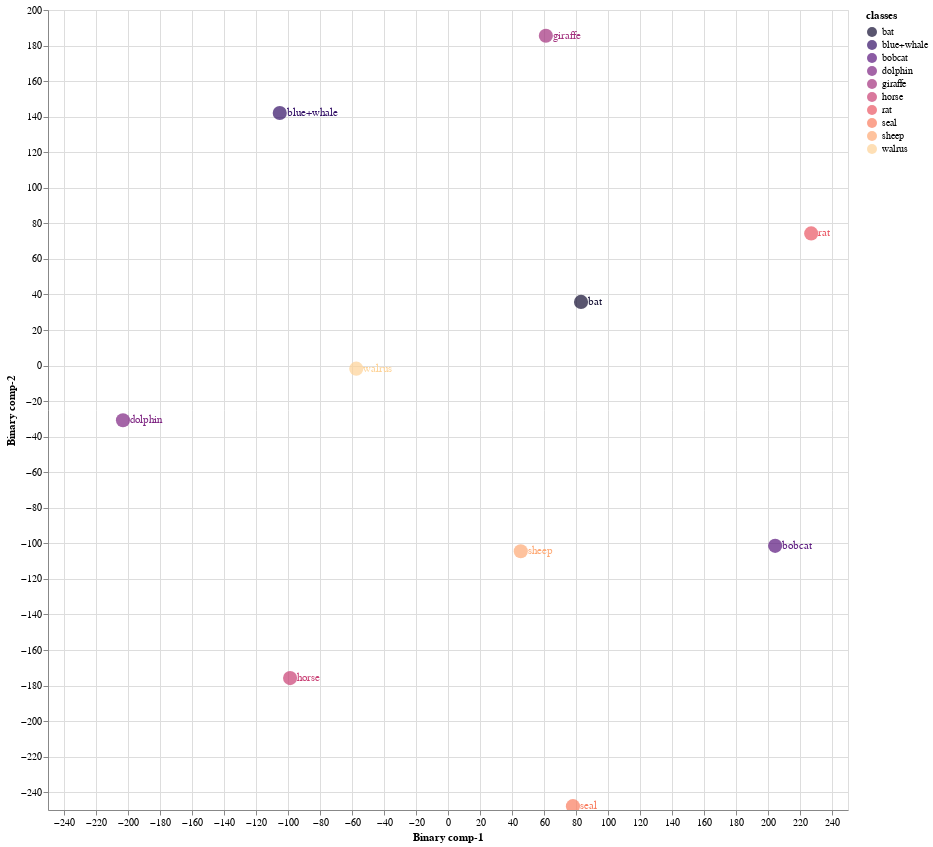
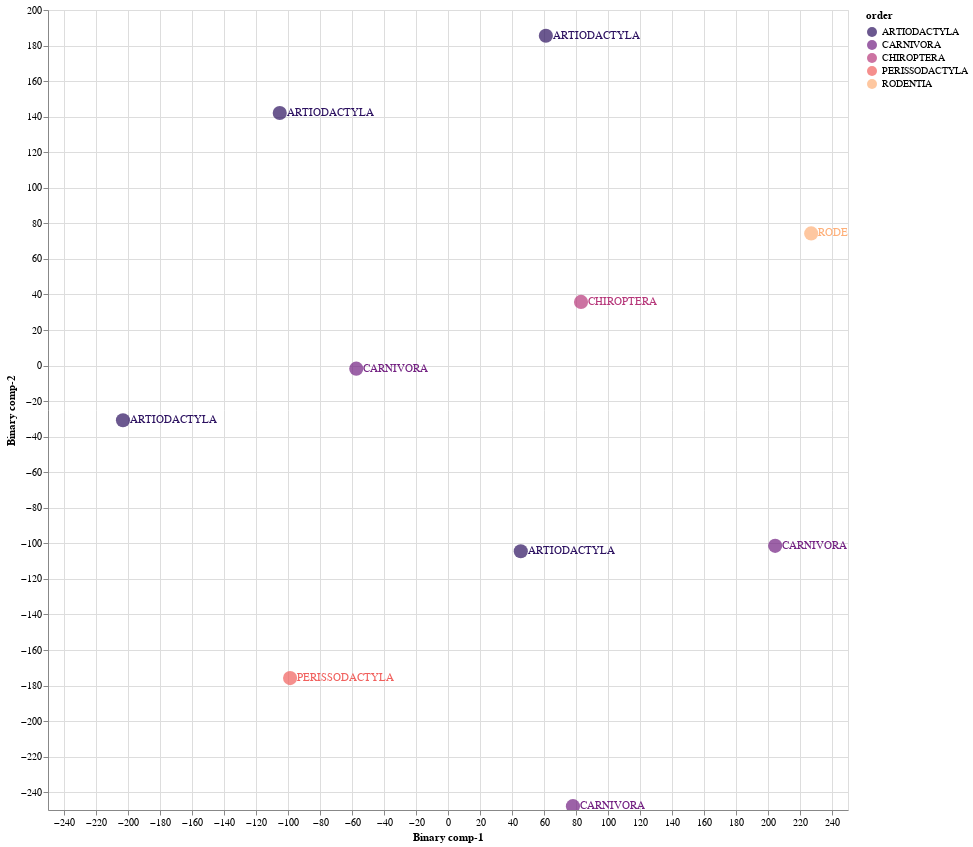

Notebook code for these charts, in order:
### Code cell
Test01 = CZSL(mode = "Test", 
               split = 3, 
               DNN = ProjectionNetwork1, 
               epochs = 10, 
               bs = 35, 
               numunits = 627, 
               lr = 0.010697267529081726, 
               optimiser = nn.Sigmoid(), 
               dropout = 0.2809510785718665, 
               mom = 0.9522309113527292, 
               wd = 0,  
               device = 'cuda', 
               checkpoint = CP_final, 
               pred_type = 'Probabilistic', 
               dist_type = 'cosine')

#mode
#1. "Train" - Use Train Val split
#2. "Test" - For Unseen Test Data

#split
# 1 -Train/Val Split 1
# 2 -Train/Val Split 2
# 3 -Train/Val Split 3

#pred_type
#1. "Probabilistic" - continous real numbers giving probability for prdiction to be 1
#2. "Deterministic" - 1 or 0 prediction values

#dist_type
#1. euclidean
#2. cosine
#3. hamming
#4. jaccard

### Figure 1 — Vega-Lite specification as saved in the notebook (floating-point values rounded to 4 significant figures)
{"config": {"view": {"continuousWidth": 400, "continuousHeight": 300}}, "layer": [{"mark": {"type": "circle", "size": 200}, "encoding": {"color": {"field": "classes", "scale": {"scheme": "Magma"}, "type": "nominal"}, "x": {"field": "Binary comp-1", "type": "quantitative"}, "y": {"field": "Binary comp-2", "type": "quantitative"}}, "height": 800, "selection": {"selector025": {"type": "interval", "bind": "scales", "encodings": ["x", "y"]}}, "width": 800}, {"mark": {"type": "text", "align": "left", "baseline": "middle", "dx": 7}, "encoding": {"color": {"field": "classes", "scale": {"scheme": "Magma"}, "type": "nominal"}, "text": {"field": "classes", "type": "nominal"}, "x": {"field": "Binary comp-1", "type": "quantitative"}, "y": {"field": "Binary comp-2", "type": "quantitative"}}, "height": 800, "width": 800}], "data": {"name": "data-5ae0839ddc2b7a15945627d128e96fd9"}, "$schema": "https://vega.github.io/schema/vega-lite/v4.17.0.json", "datasets": {"data-5ae0839ddc2b7a15945627d128e96fd9": [{"Binary comp-1": -98.7, "Binary comp-2": -175.8, "classes": "horse", "sciName": "Equus_caballus", "animal_label": 7, "animal_class": "horse", "mainCommonName": "Domestic Horse", "otherCommonNames": "Horse|Feral Horse", "class": "Mammalia", "infraclass": "Placentalia", "magnorder": "Boreoeutheria", "superorder": "Laurasiatheria", "order": "PERISSODACTYLA", "suborder": "HIPOMORPHA", "infraorder": null, "parvorder": null, "superfamily": null, "family": "EQUIDAE", "subfamily": null, "tribe": null, "genus": "Equus"}, {"Binary comp-1": -105.2, "Binary comp-2": 142.0, "classes": "blue+whale", "sciName": "Balaenoptera_musculus", "animal_label": 9, "animal_class": "blue+whale", "mainCommonName": "Blue Whale", "otherCommonNames": "Blue Rorqual|Sibbald's Rorqual|Sulphur-bottom Whale|Northern Blue Whale|Pygmy Blue Whale|Antarctic Blue Whale|Southern Blue Whale|Northern Indian Ocean Blue Whale", "class": "Mammalia", "infraclass": "Placentalia", "magnorder": "Boreoeutheria", "superorder": "Laurasiatheria", "order": "ARTIODACTYLA", "suborder": "WHIPPOMORPHA", "infraorder": "CETACEA", "parvorder": "MYSTICETI", "superfamily": null, "family": "BALAENOPTERIDAE", "subfamily": null, "tribe": null, "genus": "Balaenoptera"}, {"Binary comp-1": 45.48, "Binary comp-2": -104.5, "classes": "sheep", "sciName": "Ovis_canadensis", "animal_label": 23, "animal_class": "sheep", "mainCommonName": "Bighorn Sheep", "otherCommonNames": "Mountain Sheep|Audubon Bighorn|California Bighorn|Desert Bighorn Sheep|Rocky Mountain Bighorn Sheep|Nelson's Bighorn Sheep|Mexican, Peninsular Bighorn Sheep|Weems's Bighorn Sheep|Sierra Nevada Bighorn Sheep", "class": "Mammalia", "infraclass": "Placentalia", "magnorder": "Boreoeutheria", "superorder": "Laurasiatheria", "order": "ARTIODACTYLA", "suborder": "RUMINANTIA", "infraorder": "PECORA", "parvorder": null, "superfamily": null, "family": "BOVIDAE", "subfamily": "ANTILOPINAE", "tribe": "CAPRINI", "genus": "Ovis"}, {"Binary comp-1": 78.09, "Binary comp-2": -247.8, "classes": "seal", "sciName": "Pusa_sibirica", "animal_label": 24, "animal_class": "seal", "mainCommonName": "Baikal Seal", "otherCommonNames": "Lake Baikal Seal|Nerpa", "class": "Mammalia", "infraclass": "Placentalia", "magnorder": "Boreoeutheria", "superorder": "Laurasiatheria", "order": "CARNIVORA", "suborder": "CANIFORMIA", "infraorder": "ARCTOIDEA", "parvorder": null, "superfamily": "PHOCOIDEA", "family": "PHOCIDAE", "subfamily": null, "tribe": null, "genus": "Pusa"}, {"Binary comp-1": 83.15, "Binary comp-2": 35.79, "classes": "bat", "sciName": "Desmodus_rotundus", "animal_label": 30, "animal_class": "bat", "mainCommonName": "Common Vampire Bat", "otherCommonNames": null, "class": "Mammalia", "infraclass": "Placentalia", "magnorder": "Boreoeutheria", "superorder": "Laurasiatheria", "order": "CHIROPTERA", "suborder": "VESPERTILIONIFORMES", "infraorder": null, "parvorder": null, "superfamily": "NOCTILIONOIDEA", "family": "PHYLLOSTOMIDAE", "subfamily": "DESMODONTINAE", "tribe": "DESMODONTINI", "genus": "Desmodus"}, {"Binary comp-1": 61.16, "Binary comp-2": 185.5, "classes": "giraffe", "sciName": "Giraffa_tippelskirchi", "animal_label": 31, "animal_class": "giraffe", "mainCommonName": "Maasai Giraffe", "otherCommonNames": "Kilimanjaro Giraffe|Maasai Giraffe|Rhodesian Giraffe|Thornicroft Giraffe", "class": "Mammalia", "infraclass": "Placentalia", "magnorder": "Boreoeutheria", "superorder": "Laurasiatheria", "order": "ARTIODACTYLA", "suborder": "RUMINANTIA", "infraorder": "PECORA", "parvorder": null, "superfamily": null, "family": "GIRAFFIDAE", "subfamily": null, "tribe": null, "genus": "Giraffa"}, {"Binary comp-1": 227.0, "Binary comp-2": 74.32, "classes": "rat", "sciName": "Ichthyomys_hydrobates", "animal_label": 34, "animal_class": "rat", "mainCommonName": "Common Crab-eating Rat", "otherCommonNames": "Crab-eating Rat|Silver-bellied Ichthyomyine|Silver-bellied Ichthyomys", "class": "Mammalia", "infraclass": "Placentalia", "magnorder": "Boreoeutheria", "superorder": "Euarchontoglires", "order": "RODENTIA", "suborder": "SUPRAMYOMORPHA", "infraorder": "MYOMORPHI", "parvorder": null, "superfamily": "MUROIDEA", "family": "CRICETIDAE", "subfamily": "SIGMODONTINAE", "tribe": "ICHTHYOMYINI", "genus": "Ichthyomys"}, {"Binary comp-1": 204.5, "Binary comp-2": -101.4, "classes": "bobcat", "sciName": "Lynx_rufus", "animal_label": 41, "animal_class": "bobcat", "mainCommonName": "Bobcat", "otherCommonNames": "Red Lynx|Bay Lynx|Cat Lynx", "class": "Mammalia", "infraclass": "Placentalia", "magnorder": "Boreoeutheria", "superorder": "Laurasiatheria", "order": "CARNIVORA", "suborder": "FELIFORMIA", "infraorder": "FELOIDEA", "parvorder": null, "superfamily": null, "family": "FELIDAE", "subfamily": "FELINAE", "tribe": null, "genus": "Lynx"}, {"Binary comp-1": -57.33, "Binary comp-2": -1.764, "classes": "walrus", "sciName": "Odobenus_rosmarus", "animal_label": 47, "animal_class": "walrus", "mainCommonName": "Walrus", "otherCommonNames": "Atlantic Walrus|Laptev Walrus|Pacific Walrus", "class": "Mammalia", "infraclass": "Placentalia", "magnorder": "Boreoeutheria", "superorder": "Laurasiatheria", "order": "CARNIVORA", "suborder": "CANIFORMIA", "infraorder": "ARCTOIDEA", "parvorder": null, "superfamily": "PHOCOIDEA", "family": "ODOBENIDAE", "subfamily": null, "tribe": null, "genus": "Odobenus"}, {"Binary comp-1": -203.1, "Binary comp-2": -30.78, "classes": "dolphin", "sciName": "Tursiops_truncatus", "animal_label": 50, "animal_class": "dolphin", "mainCommonName": "Common Bottlenose Dolphin", "otherCommonNames": "Black Porpoise|Bottlenose Dolphin|Black Sea Bottlenose Dolphin", "class": "Mammalia", "infraclass": "Placentalia", "magnorder": "Boreoeutheria", "superorder": "Laurasiatheria", "order": "ARTIODACTYLA", "suborder": "WHIPPOMORPHA", "infraorder": "CETACEA", "parvorder": "ODONTOCETI", "superfamily": "DELPHINOIDEA", "family": "DELPHINIDAE", "subfamily": "DELPHININAE", "tribe": null, "genus": "Tursiops"}]}}

### Figure 2 — Vega-Lite specification as saved in the notebook (floating-point values rounded to 4 significant figures)
{"config": {"view": {"continuousWidth": 400, "continuousHeight": 300}}, "layer": [{"mark": {"type": "circle", "size": 200}, "encoding": {"color": {"field": "order", "scale": {"scheme": "Magma"}, "type": "nominal"}, "x": {"field": "Binary comp-1", "type": "quantitative"}, "y": {"field": "Binary comp-2", "type": "quantitative"}}, "height": 800, "selection": {"selector026": {"type": "interval", "bind": "scales", "encodings": ["x", "y"]}}, "width": 800}, {"mark": {"type": "text", "align": "left", "baseline": "middle", "dx": 7}, "encoding": {"color": {"field": "order", "scale": {"scheme": "Magma"}, "type": "nominal"}, "text": {"field": "order", "type": "nominal"}, "x": {"field": "Binary comp-1", "type": "quantitative"}, "y": {"field": "Binary comp-2", "type": "quantitative"}}, "height": 800, "width": 800}], "data": {"name": "data-5ae0839ddc2b7a15945627d128e96fd9"}, "$schema": "https://vega.github.io/schema/vega-lite/v4.17.0.json", "datasets": {"data-5ae0839ddc2b7a15945627d128e96fd9": [{"Binary comp-1": -98.7, "Binary comp-2": -175.8, "classes": "horse", "sciName": "Equus_caballus", "animal_label": 7, "animal_class": "horse", "mainCommonName": "Domestic Horse", "otherCommonNames": "Horse|Feral Horse", "class": "Mammalia", "infraclass": "Placentalia", "magnorder": "Boreoeutheria", "superorder": "Laurasiatheria", "order": "PERISSODACTYLA", "suborder": "HIPOMORPHA", "infraorder": null, "parvorder": null, "superfamily": null, "family": "EQUIDAE", "subfamily": null, "tribe": null, "genus": "Equus"}, {"Binary comp-1": -105.2, "Binary comp-2": 142.0, "classes": "blue+whale", "sciName": "Balaenoptera_musculus", "animal_label": 9, "animal_class": "blue+whale", "mainCommonName": "Blue Whale", "otherCommonNames": "Blue Rorqual|Sibbald's Rorqual|Sulphur-bottom Whale|Northern Blue Whale|Pygmy Blue Whale|Antarctic Blue Whale|Southern Blue Whale|Northern Indian Ocean Blue Whale", "class": "Mammalia", "infraclass": "Placentalia", "magnorder": "Boreoeutheria", "superorder": "Laurasiatheria", "order": "ARTIODACTYLA", "suborder": "WHIPPOMORPHA", "infraorder": "CETACEA", "parvorder": "MYSTICETI", "superfamily": null, "family": "BALAENOPTERIDAE", "subfamily": null, "tribe": null, "genus": "Balaenoptera"}, {"Binary comp-1": 45.48, "Binary comp-2": -104.5, "classes": "sheep", "sciName": "Ovis_canadensis", "animal_label": 23, "animal_class": "sheep", "mainCommonName": "Bighorn Sheep", "otherCommonNames": "Mountain Sheep|Audubon Bighorn|California Bighorn|Desert Bighorn Sheep|Rocky Mountain Bighorn Sheep|Nelson's Bighorn Sheep|Mexican, Peninsular Bighorn Sheep|Weems's Bighorn Sheep|Sierra Nevada Bighorn Sheep", "class": "Mammalia", "infraclass": "Placentalia", "magnorder": "Boreoeutheria", "superorder": "Laurasiatheria", "order": "ARTIODACTYLA", "suborder": "RUMINANTIA", "infraorder": "PECORA", "parvorder": null, "superfamily": null, "family": "BOVIDAE", "subfamily": "ANTILOPINAE", "tribe": "CAPRINI", "genus": "Ovis"}, {"Binary comp-1": 78.09, "Binary comp-2": -247.8, "classes": "seal", "sciName": "Pusa_sibirica", "animal_label": 24, "animal_class": "seal", "mainCommonName": "Baikal Seal", "otherCommonNames": "Lake Baikal Seal|Nerpa", "class": "Mammalia", "infraclass": "Placentalia", "magnorder": "Boreoeutheria", "superorder": "Laurasiatheria", "order": "CARNIVORA", "suborder": "CANIFORMIA", "infraorder": "ARCTOIDEA", "parvorder": null, "superfamily": "PHOCOIDEA", "family": "PHOCIDAE", "subfamily": null, "tribe": null, "genus": "Pusa"}, {"Binary comp-1": 83.15, "Binary comp-2": 35.79, "classes": "bat", "sciName": "Desmodus_rotundus", "animal_label": 30, "animal_class": "bat", "mainCommonName": "Common Vampire Bat", "otherCommonNames": null, "class": "Mammalia", "infraclass": "Placentalia", "magnorder": "Boreoeutheria", "superorder": "Laurasiatheria", "order": "CHIROPTERA", "suborder": "VESPERTILIONIFORMES", "infraorder": null, "parvorder": null, "superfamily": "NOCTILIONOIDEA", "family": "PHYLLOSTOMIDAE", "subfamily": "DESMODONTINAE", "tribe": "DESMODONTINI", "genus": "Desmodus"}, {"Binary comp-1": 61.16, "Binary comp-2": 185.5, "classes": "giraffe", "sciName": "Giraffa_tippelskirchi", "animal_label": 31, "animal_class": "giraffe", "mainCommonName": "Maasai Giraffe", "otherCommonNames": "Kilimanjaro Giraffe|Maasai Giraffe|Rhodesian Giraffe|Thornicroft Giraffe", "class": "Mammalia", "infraclass": "Placentalia", "magnorder": "Boreoeutheria", "superorder": "Laurasiatheria", "order": "ARTIODACTYLA", "suborder": "RUMINANTIA", "infraorder": "PECORA", "parvorder": null, "superfamily": null, "family": "GIRAFFIDAE", "subfamily": null, "tribe": null, "genus": "Giraffa"}, {"Binary comp-1": 227.0, "Binary comp-2": 74.32, "classes": "rat", "sciName": "Ichthyomys_hydrobates", "animal_label": 34, "animal_class": "rat", "mainCommonName": "Common Crab-eating Rat", "otherCommonNames": "Crab-eating Rat|Silver-bellied Ichthyomyine|Silver-bellied Ichthyomys", "class": "Mammalia", "infraclass": "Placentalia", "magnorder": "Boreoeutheria", "superorder": "Euarchontoglires", "order": "RODENTIA", "suborder": "SUPRAMYOMORPHA", "infraorder": "MYOMORPHI", "parvorder": null, "superfamily": "MUROIDEA", "family": "CRICETIDAE", "subfamily": "SIGMODONTINAE", "tribe": "ICHTHYOMYINI", "genus": "Ichthyomys"}, {"Binary comp-1": 204.5, "Binary comp-2": -101.4, "classes": "bobcat", "sciName": "Lynx_rufus", "animal_label": 41, "animal_class": "bobcat", "mainCommonName": "Bobcat", "otherCommonNames": "Red Lynx|Bay Lynx|Cat Lynx", "class": "Mammalia", "infraclass": "Placentalia", "magnorder": "Boreoeutheria", "superorder": "Laurasiatheria", "order": "CARNIVORA", "suborder": "FELIFORMIA", "infraorder": "FELOIDEA", "parvorder": null, "superfamily": null, "family": "FELIDAE", "subfamily": "FELINAE", "tribe": null, "genus": "Lynx"}, {"Binary comp-1": -57.33, "Binary comp-2": -1.764, "classes": "walrus", "sciName": "Odobenus_rosmarus", "animal_label": 47, "animal_class": "walrus", "mainCommonName": "Walrus", "otherCommonNames": "Atlantic Walrus|Laptev Walrus|Pacific Walrus", "class": "Mammalia", "infraclass": "Placentalia", "magnorder": "Boreoeutheria", "superorder": "Laurasiatheria", "order": "CARNIVORA", "suborder": "CANIFORMIA", "infraorder": "ARCTOIDEA", "parvorder": null, "superfamily": "PHOCOIDEA", "family": "ODOBENIDAE", "subfamily": null, "tribe": null, "genus": "Odobenus"}, {"Binary comp-1": -203.1, "Binary comp-2": -30.78, "classes": "dolphin", "sciName": "Tursiops_truncatus", "animal_label": 50, "animal_class": "dolphin", "mainCommonName": "Common Bottlenose Dolphin", "otherCommonNames": "Black Porpoise|Bottlenose Dolphin|Black Sea Bottlenose Dolphin", "class": "Mammalia", "infraclass": "Placentalia", "magnorder": "Boreoeutheria", "superorder": "Laurasiatheria", "order": "ARTIODACTYLA", "suborder": "WHIPPOMORPHA", "infraorder": "CETACEA", "parvorder": "ODONTOCETI", "superfamily": "DELPHINOIDEA", "family": "DELPHINIDAE", "subfamily": "DELPHININAE", "tribe": null, "genus": "Tursiops"}]}}
